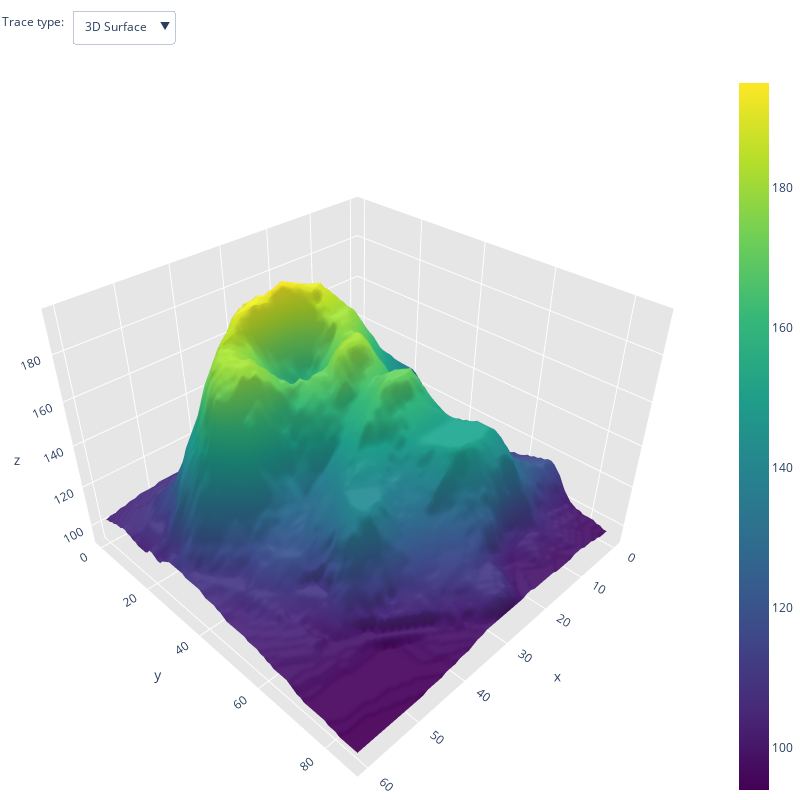

The notebook cell saved with this chart:
### Markdown cell above
# Plotly Dropdown menus
source: https://plot.ly/python/dropdowns/

### Code cell
import chart_studio.plotly as py
import plotly.graph_objs as go
from plotly.tools import FigureFactory as FF
from plotly.offline import iplot, init_notebook_mode

import json
import numpy as np
import pandas as pd

df = pd.read_csv('https://katie.mtech.edu/classes/csci444/notebooks/data/volcano.csv')

data = [go.Surface(z=df.values.tolist(), colorscale='Viridis')]

layout = go.Layout(
    width=800,
    height=800,
    autosize=False,
    margin=dict(t=0, b=0, l=0, r=0),
    scene=dict(
        xaxis=dict(
            gridcolor='rgb(255, 255, 255)',
            zerolinecolor='rgb(255, 255, 255)',
            showbackground=True,
            backgroundcolor='rgb(230, 230,230)'
        ),
        yaxis=dict(
            gridcolor='rgb(255, 255, 255)',
            zerolinecolor='rgb(255, 255, 255)',
            showbackground=True,
            backgroundcolor='rgb(230, 230, 230)'
        ),
        zaxis=dict(
            gridcolor='rgb(255, 255, 255)',
            zerolinecolor='rgb(255, 255, 255)',
            showbackground=True,
            backgroundcolor='rgb(230, 230,230)'
        ),
        aspectratio = dict(x=1, y=1, z=0.7),
        aspectmode = 'manual'
    )
)

#Create a dropdown buttons that modify how data is displayed
updatemenus=list([
    dict(
        buttons=list([   
            dict(
                args=['type', 'surface'],
                label='3D Surface',
                method='restyle'
            ),
            dict(
                args=['type', 'heatmap'],
                label='Heatmap',
                method='restyle'
            )             
        ]),
        #button properties
        direction = 'down',
        pad = {'r': 10, 't': 10},
        showactive = True,
        x = 0.1,
        xanchor = 'left',
        y = 1.1,
        yanchor = 'top' 
    ),
])

#Text annotation for button
annotations = list([
    dict(text='Trace type:', x=0, y=1.085, yref='paper', align='left', showarrow=False)
])

#Add buttons and annotation to the layout
layout['updatemenus'] = updatemenus
layout['annotations'] = annotations

fig = dict(data=data, layout=layout)
iplot(fig, filename='cmocean-picker-one-dropdown')

### Figure 1 — Plotly figure (JSON) as saved in the notebook; plotly's stock layout.template omitted (floating-point values rounded to 4 significant figures; data arrays with more than 128 entries replaced by an {"elided": "..."} marker saying what was removed)
{"data": [{"colorscale": [[0, "#440154"], [0.1111, "#482878"], [0.2222, "#3e4989"], [0.3333, "#31688e"], [0.4444, "#26828e"], [0.5556, "#1f9e89"], [0.6667, "#35b779"], [0.7778, "#6ece58"], [0.8889, "#b5de2b"], [1, "#fde725"]], "type": "surface", "z": {"elided": "87x61 int values"}}], "layout": {"annotations": [{"align": "left", "showarrow": false, "text": "Trace type:", "x": 0, "y": 1.085, "yref": "paper"}], "autosize": false, "height": 800, "margin": {"b": 0, "l": 0, "r": 0, "t": 0}, "scene": {"aspectmode": "manual", "aspectratio": {"x": 1, "y": 1, "z": 0.7}, "xaxis": {"backgroundcolor": "rgb(230, 230,230)", "gridcolor": "rgb(255, 255, 255)", "showbackground": true, "zerolinecolor": "rgb(255, 255, 255)"}, "yaxis": {"backgroundcolor": "rgb(230, 230, 230)", "gridcolor": "rgb(255, 255, 255)", "showbackground": true, "zerolinecolor": "rgb(255, 255, 255)"}, "zaxis": {"backgroundcolor": "rgb(230, 230,230)", "gridcolor": "rgb(255, 255, 255)", "showbackground": true, "zerolinecolor": "rgb(255, 255, 255)"}}, "updatemenus": [{"buttons": [{"args": ["type", "surface"], "label": "3D Surface", "method": "restyle"}, {"args": ["type", "heatmap"], "label": "Heatmap", "method": "restyle"}], "direction": "down", "pad": {"r": 10, "t": 10}, "showactive": true, "x": 0.1, "xanchor": "left", "y": 1.1, "yanchor": "top"}], "width": 800}}
